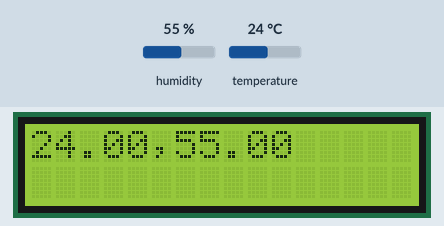
Simulated run of this sketch. Board: Arduino Uno, built with avr-gcc and run on an emulated ATmega328P. Parts: 16×2 character LCD. Inputs (shaded band) come from the test bench; at power-on: humidity 55 %, temperature 24 °C. What the sketch prints to the serial monitor is not drawn.

Above: at 1.2 s.
1.3 s: humidity set to 22 %
At 2.5 s:
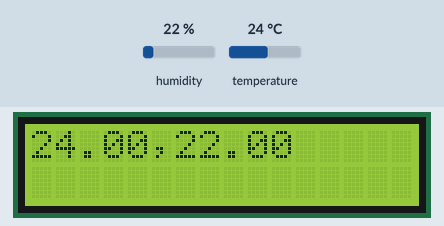
4.1 s: temperature set to 12 °C
At 4.5 s:
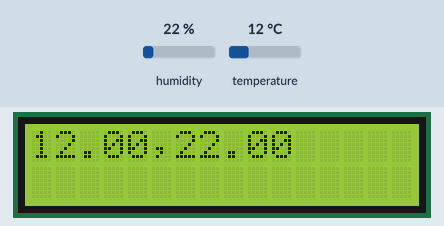
6.9 s: humidity set to 40 %
At 8.8 s:
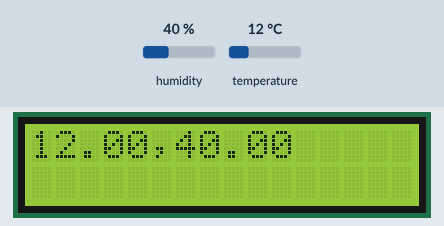
9.9 s: temperature set to 19 °C
At 10.9 s:
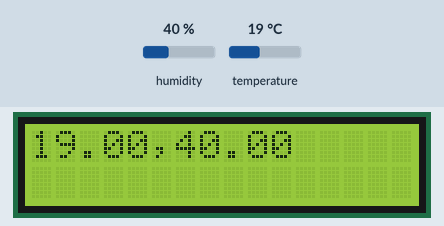
Timing chart, 0 to 12.9 s (numbered marks = the images above; inputs shaded):
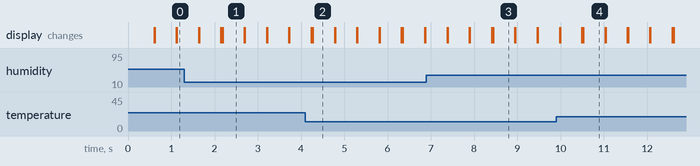

Measured:
- after the input at 1.3 s, the display: first differs from a run without the input after 0.89 s (image 1)
- after the input at 4.1 s, the display: first differs from a run without the input after 0.17 s (image 2)
- after the input at 6.9 s, the display: first differs from a run without the input after 1.5 s (image 3)
- after the input at 9.9 s, the display: first differs from a run without the input after 0.63 s (image 4)
- what the display in image 1 shows lasts 0.5 s, from 2.2 s to 2.7 s

The sketch:

temperature_sensor.ino
```cpp
#include <LiquidCrystal_I2C.h>
LiquidCrystal_I2C lcd(0x27,16,2);
//선언
#include <DHT.h>
//모델명이 DHT11
DHT dht(6, DHT11);
float temp;
float humid;

void setup() {
  lcd.init();
  Serial.begin(115200);
  Serial.print("ready");
  dht.begin();

}

void loop() {
  temp = dht.readTemperature();
  humid = dht.readHumidity();
  Serial.print("temp="); Serial.print(temp);
  Serial.print(",humid="); Serial.println(humid);
  lcd.backlight();
  lcd.print(temp);
  lcd.print(","); lcd.print(humid);
  delay(500);
  lcd.clear();
}
```
